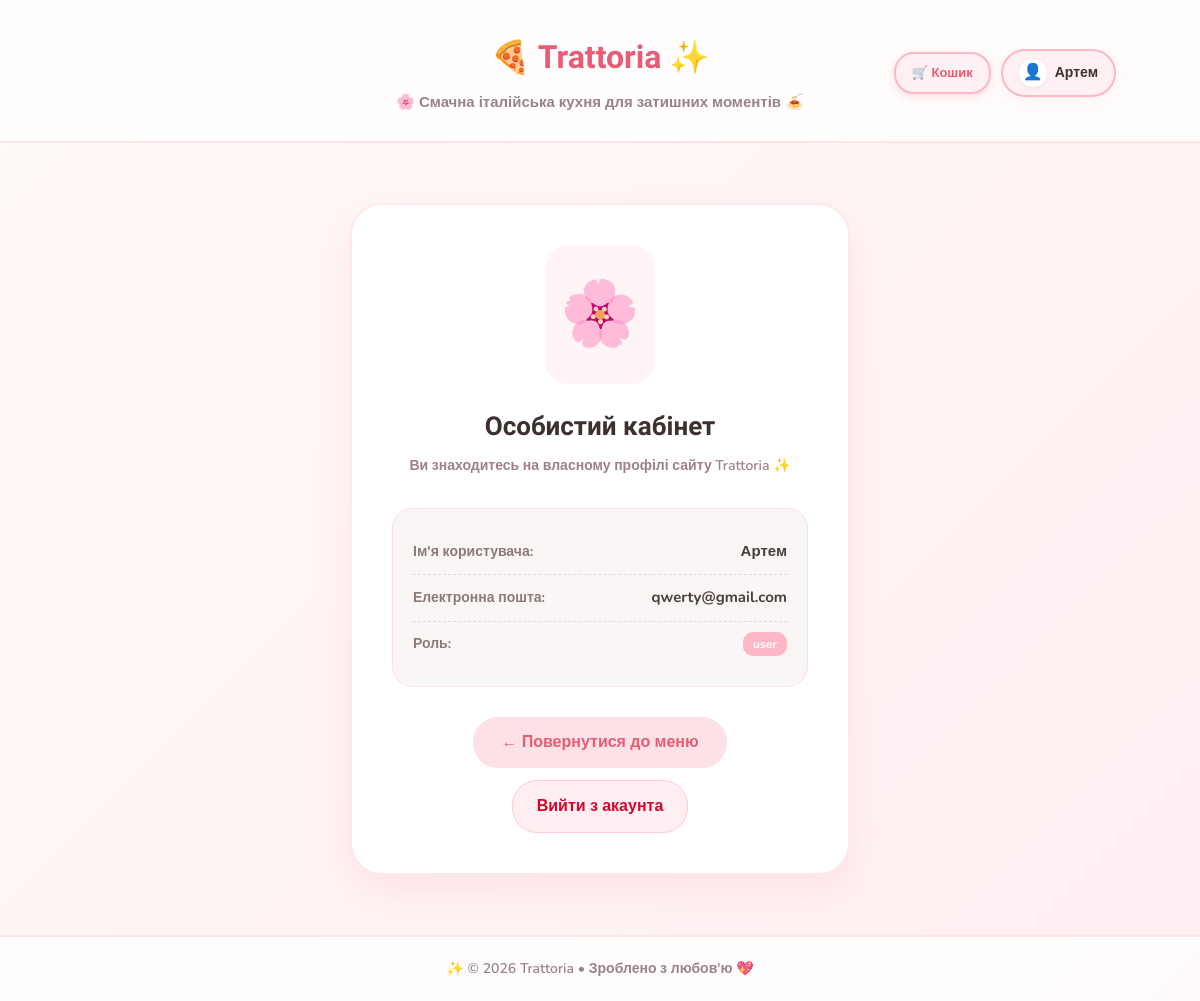
Screenshot of /profile (signed in) with the database file from the repository.
### models.py (models this page shows, shortened)
class User(UserMixin, db.Model):
    __tablename__ = 'users'
    id = db.Column(db.Integer, primary_key=True)
    username = db.Column(db.String(50), unique=True, nullable=False)
    email = db.Column(db.String(130), unique=True, nullable=False)
    passwrod_hash = db.Column(db.String(255), nullable=False)
    role = db.Column(db.String(20), default='user', nullable = False)

### app.py (the view)
@app.route('/profile')
@login_required
def profile():
    return render_template('profile.html')

### app.py (called while the page is built)
@login_manager.user_loader
def load_user(user_id):
    return db.session.get(User, int(user_id))

### templates/profile.html (shortened to what this page needs)
{% extends "base.html" %}
{% block content %}
<div class="profile-page">
    <div class="profile-card">
        <div class="profile-emoji">🌸</div>
        <h2>Особистий кабінет</h2>
        <p class="profile-subtitle">Ви знаходитесь на власному профілі сайту Trattoria ✨</p>
        <div class="profile-info-box">
            <div class="info-row">
                <span class="info-label">Ім'я користувача:</span>
                <span class="info-value">{{ current_user.username }}</span>
            </div>
            <div class="info-row">
                <span class="info-label">Електронна пошта:</span>
                <span class="info-value">{{ current_user.email }}</span>
            </div>
            <div class="info-row">
                <span class="info-label">Роль:</span>
                <span class="info-value role-badge">{{ current_user.role }}</span>
            </div>
        </div>
        <div class="profile-actions">
            <a href="{{ url_for('menu') }}" class="back-btn">← Повернутися до меню</a>
            <a href="{{ url_for('logout') }}" class="logout-btn">Вийти з акаунта</a>
        </div>
    </div>
</div>
{% endblock %}

### templates/base.html (shortened to what this page needs)
<!DOCTYPE html>
<html lang="uk">
<head>
    <link rel="stylesheet" href="{{ url_for('static', filename='style.css') }}">
</head>
<body>
    <header class="site-header">
        <div class="container header-container">
            <div class="header-auth">
                {% if current_user.is_authenticated %}
                    <div style="display: flex; align-items: center; gap: 10px;">
                        <a href="{{ url_for('cart') }}" class="header-btn register-link" style="background: #fff0f3; color: #e85d75; border: 2px solid #ffb7c5;">🛒 Кошик</a>
                        <a href="{{ url_for('profile') }}" class="user-profile-badge">
                            <span class="user-icon">👤</span>
                            <span class="username-text">{{ current_user.username }}</span>
                        </a>
                    </div>
                {% else %}
                    <div class="auth-buttons">
                        <a href="{{ url_for('login') }}" class="header-btn login-link">Увійти</a>
                        <a href="{{ url_for('registration') }}" class="header-btn register-link">Реєстрація</a>
                    </div>
                {% endif %}
            </div>
            <div class="header-brand">
                <h1><a href="{{ url_for('menu') }}">🍕 Trattoria ✨</a></h1>
                <p>🌸 Смачна італійська кухня для затишних моментів 🍝</p>
            </div>
        </div>
    </header>
    <main class="site-main">
        <div class="container">
            {% block content %}{% endblock %}
        </div>
    </main>
    <footer class="site-footer">
        <div class="container">
            <p>✨ &copy; 2026 Trattoria • Зроблено з любов'ю 💖</p>
        </div>
    </footer>
</body>
</html>

### static/style.css (style rules this page uses)
* { box-sizing: border-box; margin: 0; padding: 0; }
body { font-family: 'Nunito', sans-serif; background: linear-gradient(135deg, #fffaf6 0%, #ffeef2 100%); color: #4a3e3d; line-height: 1.7; display: flex; flex-direction: column; min-height: 100vh; }
.container { max-width: 1080px; margin: 0 auto; padding: 0 24px; }
.site-header { background: rgba(255, 255, 255, 0.75); backdrop-filter: blur(10px); border-bottom: 2px solid #ffe3e8; padding: 30px 0 25px; text-align: center; position: sticky; top: 0; z-index: 100; }
.site-header h1 { font-family: 'Comfortaa', cursive; font-size: 32px; font-weight: 700; }
.site-header h1 a { color: #e85d75; text-decoration: none; transition: transform 0.3s ease; display: inline-block; }
.site-header p { font-size: 15px; color: #9d8189; margin-top: 6px; font-weight: 600; }
.site-main { flex: 1; padding: 40px 0; }
.back-btn { display: inline-block; padding: 12px 28px; background: #fce1e6; color: #e85d75; text-decoration: none; border-radius: 25px; font-weight: 700; transition: all 0.3s ease; }
.site-footer { background: rgba(255, 255, 255, 0.8); border-top: 2px solid #ffe3e8; color: #9d8189; text-align: center; padding: 20px 0; font-size: 14px; font-weight: 600; margin-top: auto; }
.header-container { position: relative; }
.header-auth { position: absolute; right: 24px; top: 50%; transform: translateY(-50%); }
.user-profile-badge { display: flex; align-items: center; gap: 8px; background: #fff0f3; padding: 8px 16px; border-radius: 25px; border: 2px solid #ffb7c5; text-decoration: none; color: #3d3130; font-weight: 700; font-size: 14px; transition: all 0.3s ease; box-shadow: 0 4px 12px rgba(232, 93, 117, 0.08); }
.user-icon { font-size: 16px; background: #ffffff; width: 28px; height: 28px; display: flex; align-items: center; justify-content: center; border-radius: 50%; box-shadow: 0 2px 5px rgba(0,0,0,0.05); }
.header-btn { padding: 8px 16px; border-radius: 20px; font-size: 13px; font-weight: 700; text-decoration: none; transition: all 0.3s ease; }
.register-link { background: linear-gradient(135deg, #ff85a1 0%, #e85d75 100%); color: #ffffff; box-shadow: 0 3px 10px rgba(232, 93, 117, 0.2); }
.profile-page { display: flex; justify-content: center; align-items: center; padding: 20px 0; }
.profile-card { background: #ffffff; border-radius: 32px; padding: 40px; max-width: 500px; width: 100%; box-shadow: 0 15px 35px rgba(232, 93, 117, 0.1); border: 2px solid #ffe8ed; text-align: center; }
.profile-emoji { font-size: 64px; background: #fff5f7; border-radius: 24px; padding: 15px; margin-bottom: 20px; display: inline-block; }
.profile-card h2 { font-family: 'Comfortaa', cursive; font-size: 26px; color: #3d3130; margin-bottom: 6px; }
.profile-subtitle { font-size: 14px; color: #9d8189; margin-bottom: 30px; font-weight: 600; }
.profile-info-box { background: #faf6f6; border-radius: 20px; padding: 20px; margin-bottom: 30px; text-align: left; border: 1px solid #fce1e6; }
.info-row { display: flex; justify-content: space-between; align-items: center; padding: 10px 0; border-bottom: 1px dashed #e8d7d8; }
.info-row:last-child { border-bottom: none; }
.info-label { font-size: 14px; font-weight: 700; color: #8c7a79; }
.info-value { font-size: 15px; font-weight: 700; color: #4a3e3d; }
.role-badge { background: #ffb7c5; color: #ffffff; padding: 2px 10px; border-radius: 10px; font-size: 12px; }
.profile-actions { display: flex; gap: 12px; justify-content: center; flex-wrap: wrap; }
.logout-btn { display: inline-block; padding: 12px 24px; background: #ffeef2; color: #d90429; text-decoration: none; border-radius: 25px; font-weight: 700; border: 1px solid #ffccd5; transition: all 0.3s ease; }

### rows the page displays
User: username "Артем", email "qwerty@gmail.com", role "user"
